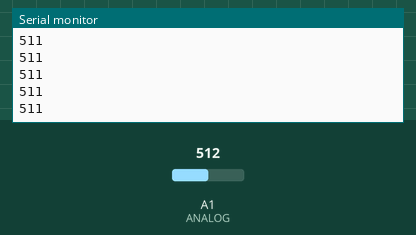
Recording of a sketch running on a simulated Arduino Uno, built with avr-gcc and run on an emulated ATmega328P. On the bench: the last lines printed to the serial monitor. Inputs (shaded band) come from the test bench; at power-on: A1 (ANALOG) = 512.

Above: at 1.2 s.
1.3 s: A1 (ANALOG) set to 716
At 2.2 s:
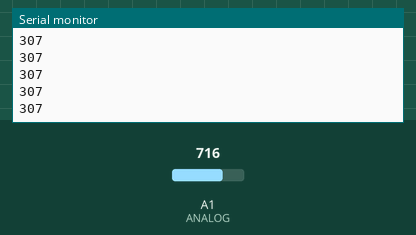
2.8 s: A1 (ANALOG) set to 900
At 3.8 s:
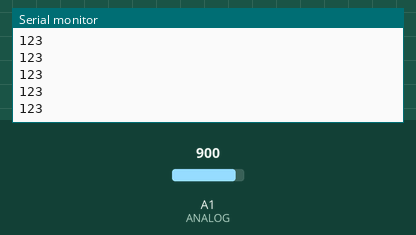
Timing chart, 0 to 5.8 s (numbered marks = the images above; inputs shaded):
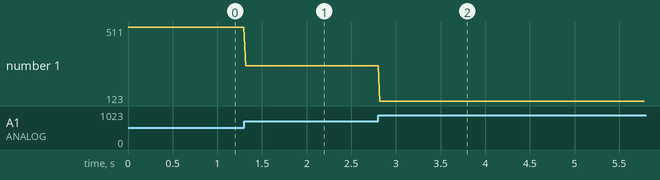

Measured:
- after the input at 1.3 s, the serial monitor: prints a new line at once (image 1)
- after the input at 2.8 s, the serial monitor: prints a new line at once (image 2)
- plotted number 1: 511 → 307 after the input at 1.3 s, 307 → 123 after the input at 2.8 s

The sketch:

photonArd.ino
```cpp
#define ANALOG A1
void setup() {
  Serial.begin(9600);
}

void loop() {
  // put your main code here, to run repeatedly:
  int lumiere = analogRead(ANALOG);
  lumiere = abs(lumiere-1023);
  Serial.println(lumiere);
  delay(20);
}
```
